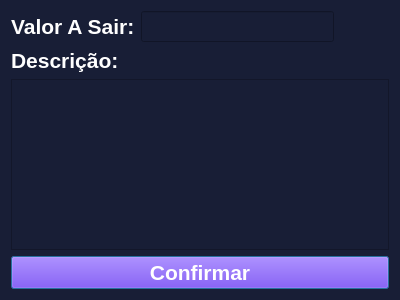
<?xml version="1.0" encoding="UTF-8"?>
<ui version="4.0">
 <class>Dialog</class>
 <widget class="QDialog" name="Dialog">
  <property name="windowModality">
   <enum>Qt::ApplicationModal</enum>
  </property>
  <property name="geometry">
   <rect>
    <x>0</x>
    <y>0</y>
    <width>400</width>
    <height>300</height>
   </rect>
  </property>
  <property name="windowTitle">
   <string>Saida</string>
  </property>
  <property name="styleSheet">
   <string notr="true">background-color: rgb(24,30,54);</string>
  </property>
  <property name="modal">
   <bool>true</bool>
  </property>
  <layout class="QGridLayout" name="gridLayout">
   <item row="2" column="0">
    <widget class="QPushButton" name="pushButton">
     <property name="font">
      <font>
       <pointsize>16</pointsize>
       <weight>75</weight>
       <bold>true</bold>
      </font>
     </property>
     <property name="cursor">
      <cursorShape>PointingHandCursor</cursorShape>
     </property>
     <property name="styleSheet">
      <string notr="true">color: rgb(255, 255, 255);
background-color: rgb(85, 0, 255);</string>
     </property>
     <property name="text">
      <string>Confirmar</string>
     </property>
    </widget>
   </item>
   <item row="0" column="0">
    <layout class="QHBoxLayout" name="horizontalLayout">
     <item>
      <widget class="QLabel" name="label_2">
       <property name="font">
        <font>
         <pointsize>16</pointsize>
         <weight>75</weight>
         <bold>true</bold>
        </font>
       </property>
       <property name="styleSheet">
        <string notr="true">color: rgb(255, 255, 255);</string>
       </property>
       <property name="text">
        <string>Valor A Sair:</string>
       </property>
      </widget>
     </item>
     <item>
      <widget class="QLineEdit" name="lineEdit">
       <property name="font">
        <font>
         <pointsize>14</pointsize>
         <weight>75</weight>
         <bold>true</bold>
        </font>
       </property>
       <property name="styleSheet">
        <string notr="true">color: rgb(255, 255, 255);</string>
       </property>
       <property name="maxLength">
        <number>17</number>
       </property>
      </widget>
     </item>
     <item>
      <spacer name="horizontalSpacer">
       <property name="orientation">
        <enum>Qt::Horizontal</enum>
       </property>
       <property name="sizeHint" stdset="0">
        <size>
         <width>40</width>
         <height>20</height>
        </size>
       </property>
      </spacer>
     </item>
    </layout>
   </item>
   <item row="1" column="0">
    <layout class="QVBoxLayout" name="verticalLayout">
     <item>
      <widget class="QLabel" name="label">
       <property name="font">
        <font>
         <pointsize>16</pointsize>
         <weight>75</weight>
         <bold>true</bold>
        </font>
       </property>
       <property name="styleSheet">
        <string notr="true">color: rgb(255, 255, 255);</string>
       </property>
       <property name="text">
        <string>Descrição:</string>
       </property>
      </widget>
     </item>
     <item>
      <widget class="QTextEdit" name="textEdit">
       <property name="font">
        <font>
         <pointsize>12</pointsize>
         <weight>75</weight>
         <bold>true</bold>
        </font>
       </property>
       <property name="styleSheet">
        <string notr="true">color: rgb(255, 255, 255);</string>
       </property>
      </widget>
     </item>
    </layout>
   </item>
  </layout>
 </widget>
 <resources/>
 <connections/>
</ui>
